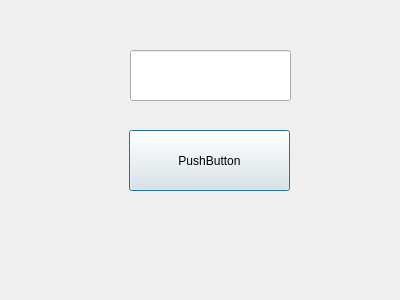
<?xml version="1.0" encoding="UTF-8"?>
<ui version="4.0">
 <class>Form1</class>
 <widget class="QDialog" name="Form1">
  <property name="geometry">
   <rect>
    <x>0</x>
    <y>0</y>
    <width>400</width>
    <height>300</height>
   </rect>
  </property>
  <property name="windowTitle">
   <string>Dialog</string>
  </property>
  <widget class="QLineEdit" name="textName">
   <property name="geometry">
    <rect>
     <x>130</x>
     <y>50</y>
     <width>161</width>
     <height>51</height>
    </rect>
   </property>
  </widget>
  <widget class="QPushButton" name="btnSave">
   <property name="geometry">
    <rect>
     <x>129</x>
     <y>130</y>
     <width>161</width>
     <height>61</height>
    </rect>
   </property>
   <property name="text">
    <string>PushButton</string>
   </property>
  </widget>
 </widget>
 <resources/>
 <connections/>
</ui>
